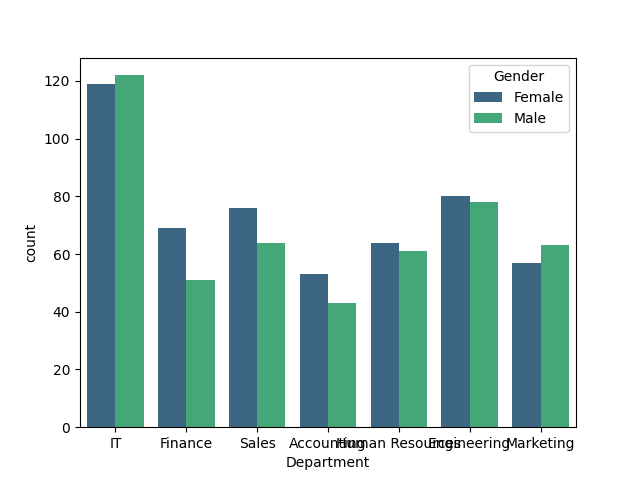

The script that drew this image:
import seaborn as sns
import matplotlib.pyplot as plt
import pandas as pd

# data = sns.load_dataset("tips")
# sns.countplot(data= data, x="day")
# plt.show()

df=pd.read_excel("ESD.xlsx")
# print(df)
sns.countplot(data=df,x="Department", hue="Gender", palette="viridis")
plt.show()
